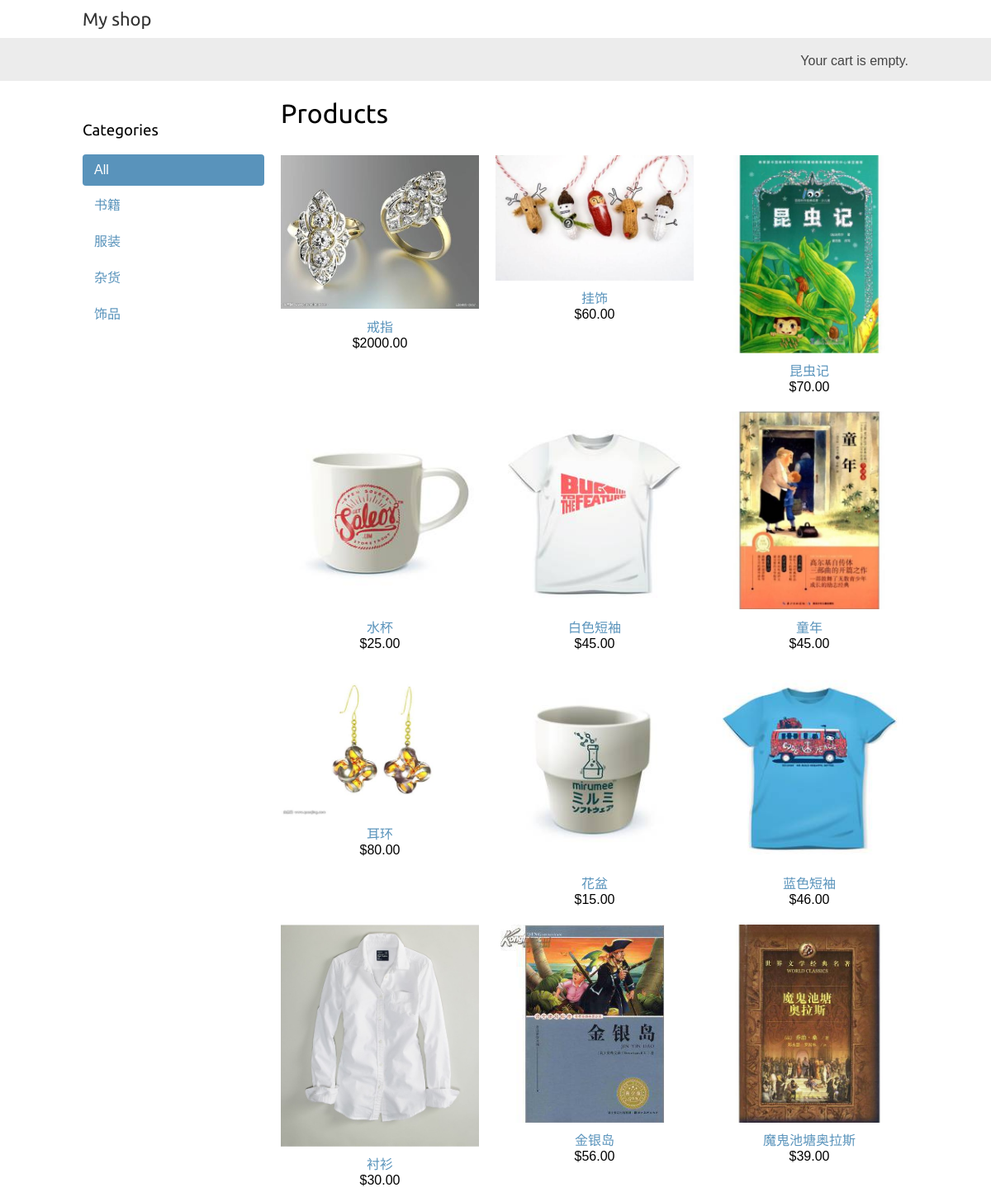
The page / on the database its author committed.
### shop/models.py (models this page shows, shortened)
class Category(models.Model):
	name = models.CharField(max_length=200,db_index=True)#商品类名
	slug = models.SlugField(max_length=200,db_index=True,unique=True)#用来为这个产品类建立与产品的联系
	class Meta:
		ordering = ('name',)
		verbose_name = 'category'
		verbose_name_plural = 'categories'
	def get_absolute_url(self):
		return reverse('shop:product_list_by_category',args=[self.slug])

class Product(models.Model):
	category = models.ForeignKey(Category, related_name='products')#商品归属类
	name = models.CharField(max_length=200, db_index=True)#商品名称
	slug = models.SlugField(max_length=200, db_index=True)#用来为这个产品建立与产品类的联系
	image = models.ImageField(upload_to='products/%Y/%m/%d',blank=True)#商品图片，可选
	description = models.TextField(blank=True)#商品描述，可选
	price = models.DecimalField(max_digits=10, decimal_places=2)#价格
	stock = models.PositiveIntegerField()#库存
	available = models.BooleanField(default=True)#商品是否可购买
	created = models.DateTimeField(auto_now_add=True)#当对象被创建时这个字段被保存
	updated = models.DateTimeField(auto_now=True)#当对象最后一次被更新时这个字段被保存。
	class Meta:
		ordering = ('name',)
		index_together = (('id', 'slug'),)
	def get_absolute_url(self):
		return reverse('shop:product_detail',args=[self.id,self.slug])

### shop/views.py (the view)
# urls.py: url(r'^$', views.product_list, name='product_list'),
def product_list(request, category_slug=None):
  category = None
  categories = Category.objects.all()
  products = Product.objects.filter(available=True)
  if category_slug:
    category = get_object_or_404(Category, slug=category_slug)
    products = products.filter(category=category)
  return render(request, 'shop/product/list.html', {'category': category,'categories': categories,'products': products})

### cart/cart.py (called while the page is built)
	def __len__(self):
		return sum(item['quantity'] for item in self.cart.values())

### cart/context_processors.py (called while the page is built)
def cart(request):
    return {'cart': Cart(request)}

### shop/templates/shop/product/list.html (shortened to what this page needs)
{% extends "shop/base.html" %}
{% load static %}
{% block content %}
    <div id="sidebar">
        <h3>Categories</h3>
        <ul>
            <li {% if not category %}class="selected"{% endif %}>
                <a href="{% url "shop:product_list" %}">All</a>
            </li>
        {% for c in categories %}
            <li {% if category.slug == c.slug %}class="selected"{% endif %}>
                <a href="{{ c.get_absolute_url }}">{{ c.name }}</a>
            </li>
        {% endfor %}
        </ul>
    </div>
    <div id="main" class="product-list">
        <h1>{% if category %}{{ category.name }}{% else %}Products{% endif %}</h1>
        {% for product in products %}
            <div class="item">
                <a href="{{ product.get_absolute_url }}">
                    <img src="{% if product.image %}{{ product.image.url }}{% else %}{% static "img/no_image.png" %}
                    {% endif %}">
                </a>
                <a href="{{ product.get_absolute_url }}">{{ product.name }}</a><br>
                ${{ product.price }}
            </div>
        {% endfor %}
    </div>
{% endblock %}

### shop/templates/shop/base.html (shortened to what this page needs)
{% load static %}
<!DOCTYPE html>
<html>
<head>
    <link href="{% static "css/base.css" %}" rel="stylesheet">
</head>
<body>
    <div id="header">
        <a href="/" class="logo">My shop</a>
    </div>
    <div id="subheader">
        <div class="cart">
            {% with total_items=cart|length %}
                {% if cart|length > 0 %}
                    Your cart:
                    <a href="{% url "cart:cart_detail" %}">
                        {{ total_items }} item{{ total_items|pluralize }},
                        ${{ cart.get_total_price }}
                    </a>
                {% else %}
                    Your cart is empty.
                {% endif %}
            {% endwith %}
        </div>
    </div>
    <div id="content">
        {% block content %}
        {% endblock %}
    </div>
</body>
</html>

### shop/static/css/base.css (style rules this page uses)
body { margin:0; padding:0; font-family:helvetica, sans-serif; }
h1, h2, h3, h4, h5 , h6 { font-family: 'Ubuntu', sans-serif; font-weight:normal; }
a { text-decoration:none; color:#5993bb; }
#header { padding:10px 100px; font-size:18px; overflow:auto; }
#subheader { background:#ececec; color:#444; padding:15px 100px; overflow:auto; }
#header .logo { font-family: 'Ubuntu', sans-serif; float:left; color:#333; font-size:22px; margin-right:10%; }
#subheader .cart { float:right; padding-top:4px; }
#content { padding:0 100px; overflow:hidden; }
#sidebar { width:220px; padding:30px 20px 0 0; float:left; }
#sidebar ul { margin:0; padding:0; }
#sidebar ul li { margin:0; list-style:none; padding:10px 14px; }
#sidebar ul li a { display:block; }
#sidebar ul li.selected { background:#5993bb; border-radius:4px; }
#sidebar ul li.selected a { color:#fff; }
#main { float:left; width: 96%; margin-right:-220px; overflow:hidden; }
.product-list .item { width:25%; padding:10px 20px 10px 0; float:left; text-align:center; line-height:1.2; }
.product-list .item img { width:100%; margin-bottom:8px; }

### rows shown on the page
Category: name "书籍"
Category: name "服装"
Category: name "杂货"
Category: name "饰品"
Product: image (picture), name "戒指", price "2000.00"
Product: image (picture), name "挂饰", price "60.00"
Product: image (picture), name "昆虫记", price "70.00"
Product: image (picture), name "水杯", price "25.00"
Product: image (picture), name "白色短袖", price "45.00"
Product: image (picture), name "童年", price "45.00"
Product: image (picture), name "耳环", price "80.00"
Product: image (picture), name "花盆", price "15.00"
Product: image (picture), name "蓝色短袖", price "46.00"
Product: image (picture), name "衬衫", price "30.00"
Product: image (picture), name "金银岛", price "56.00"
Product: image (picture), name "魔鬼池塘奥拉斯", price "39.00"
